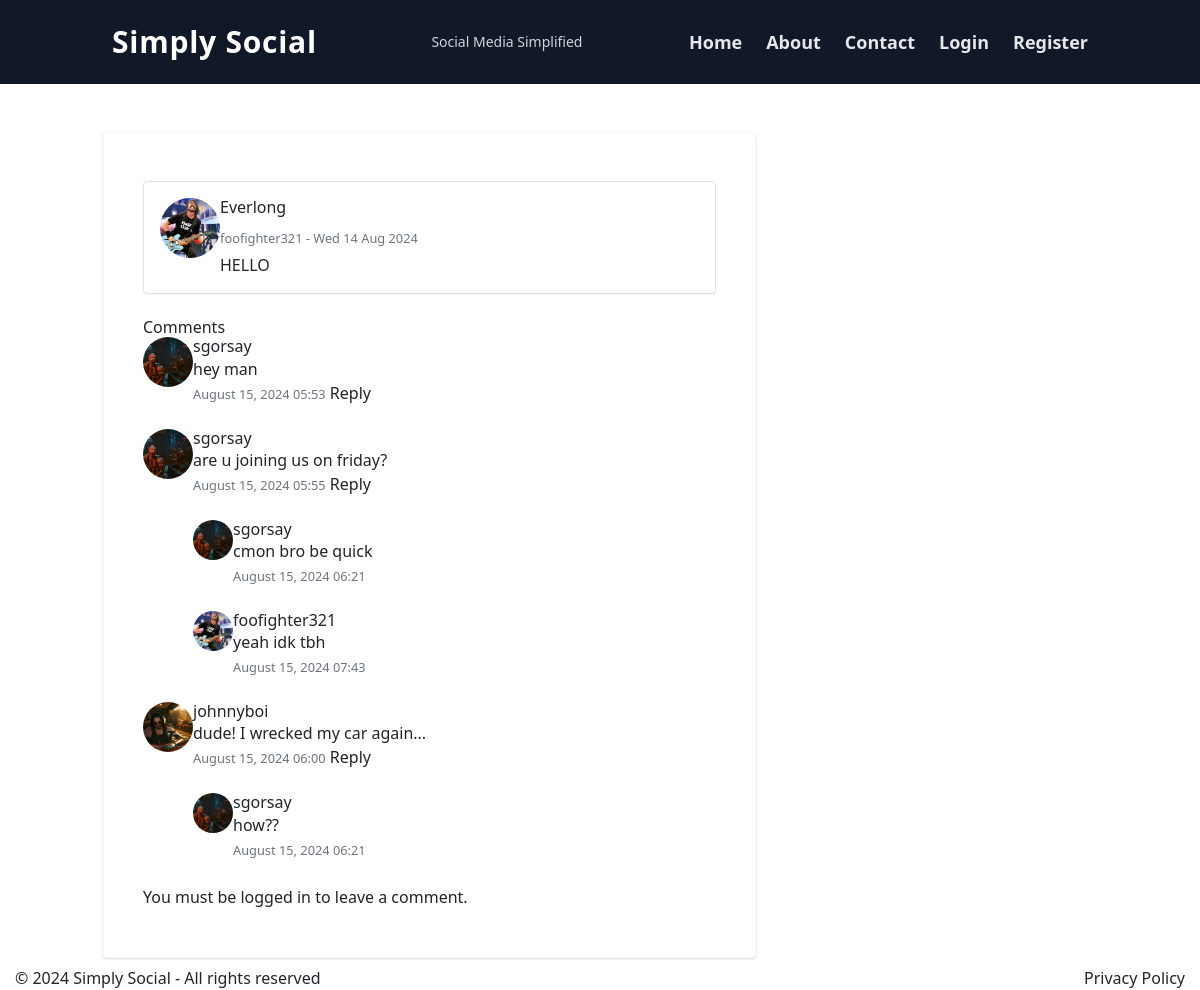
Screenshot of /blog/home/post/9/ with the database file from the repository.
### blog/models.py (models this page shows, shortened)
class Post(models.Model):
    title = models.CharField(max_length=100)
    content = models.TextField()
    date_posted = models.DateTimeField(default = timezone.now)
    author = models.ForeignKey(User, on_delete=models.CASCADE)

class Comment(models.Model):
    post = models.ForeignKey(Post, related_name="comments", on_delete=models.CASCADE)
    author = models.ForeignKey(User, on_delete=models.CASCADE)
    content = models.TextField()
    date_posted = models.DateTimeField(default=timezone.now)
    parent = models.ForeignKey('self', null=True, blank=True, related_name='replies', on_delete=models.CASCADE)

### users/models.py (models this page shows, shortened)
class Profile(models.Model):
    user = models.OneToOneField(User, on_delete=models.CASCADE)
    image = models.ImageField(default='default.jpg', upload_to='profile_pics')
    bio = models.TextField(default="Hi! I am using Simply Social")

### blog/views.py (the view, shortened to what this page needs)
# urls.py: path('home/post/<int:pk>/', PostDetailView.as_view(), name='post-detail'),
class PostDetailView(DetailView):
    model = Post
    def get_context_data(self, **kwargs):
        context = super().get_context_data(**kwargs)
        context['comments'] = self.object.comments.filter(parent__isnull=True)
        context['comment_form'] = CommentForm
        return context

### blog/templates/blog/post_detail.html (shortened to what this page needs)
{% extends "blog/base.html" %}
{% block content %}
<div class="container my-4">
    <div class="row">
        <div class="col-12 mb-4">
            <div class="d-flex align-items-right p-3 border rounded bg-white shadow-sm">
                <div class="me-4">
                    <img src="{{ object.author.profile.image.url }}"
                            class="img-fluid rounded-circle"
                            style="width: 60px; height: 60px; object-fit: cover;"
                            alt="Profile picture of {{ object.author }}">
                </div>
                <div class="flex-grow-1">
                    <h4 class="mb-2">{{ object.title }}</h4>
                    <p class="text-muted mb-1">
                        <small><a href="{% url 'profile-view' object.author.username %}">{{ object.author }} </a> - {{ object.date_posted|date:"D d M Y" }}</small>
                    </p>
                    <p class="mb-0">{{ object.content }}</p>
                </div>
            </div>
        </div>
    </div>
    <div class="row">
        <div class="col-12">
            <div class="content-section">
                <h3>Comments</h3>
                {% for comment in comments %}
                    <div class="media mb-4">
                        <img class="rounded-circle article-img" src="{{ comment.author.profile.image.url }}" alt="Profile picture of {{ comment.author }}" style="width: 50px; height: 50px; object-fit: cover;">
                        <div class="media-body">
                            <h5 class="mt-0"><a href="{% url 'profile-view' comment.author.username %}">{{ comment.author }}</a></h5>
                            <p>{{ comment.content }}</p>
                            <small class="text-muted">{{ comment.date_posted|date:"F d, Y H:i" }}</small>
                            <a href="#" class="reply-link" data-comment-id="{{ comment.id }}">Reply</a>
                            {% for reply in comment.replies.all %}
                                <div class="media mt-4">
                                    <img class="rounded-circle article-img" src="{{ reply.author.profile.image.url }}" alt="Profile picture of {{ reply.author }}" style="width: 40px; height: 40px; object-fit: cover;">
                                    <div class="media-body">
                                        <h6 class="mt-0"><a href="{% url 'profile-view' reply.author.username %}">{{ reply.author }}</a></h6>
                                        <p>{{ reply.content }}</p>
                                        <small class="text-muted">{{ reply.date_posted|date:"F d, Y H:i" }}</small>
                                    </div>
                                </div>
                            {% endfor %}
                        </div>
                    </div>
                {% empty %}
                    <p>No comments yet. Be the first to comment!</p>
                {% endfor %}
            </div>
            {% if user.is_authenticated %}
                <div class="content-section">
                    <h3>Leave a Comment</h3>
                    <form method="POST">
                        {% csrf_token %}
                        {{ comment_form.as_p }}
                        <button type="submit" class="btn btn-primary">Submit</button>
                    </form>
                </div>
            {% else %}
                <p>You must be <a href="{% url 'login' %}">logged in</a> to leave a comment.</p>
            {% endif %}
        </div>
    </div>
</div>
{% endblock content %}

### rows the page displays
Post: author.profile.image (picture), title "Everlong", author "foofighter321", date_posted "Wed 14 Aug 2024", content "HELLO"
Comment: author.profile.image (picture), author "sgorsay", content "hey man", date_posted "August 15, 2024 05:53"
Comment: author.profile.image (picture), author "sgorsay", content "are u joining us on friday?", date_posted "August 15, 2024 05:55"
Comment: author.profile.image (picture), author "sgorsay", content "cmon bro be quick", date_posted "August 15, 2024 06:21"
Comment: author.profile.image (picture), author "foofighter321", content "yeah idk tbh", date_posted "August 15, 2024 07:43"
Comment: author.profile.image (picture), author "johnnyboi", content "dude! I wrecked my car again...", date_posted "August 15, 2024 06:00"
Comment: author.profile.image (picture), author "sgorsay", content "how??", date_posted "August 15, 2024 06:21"
